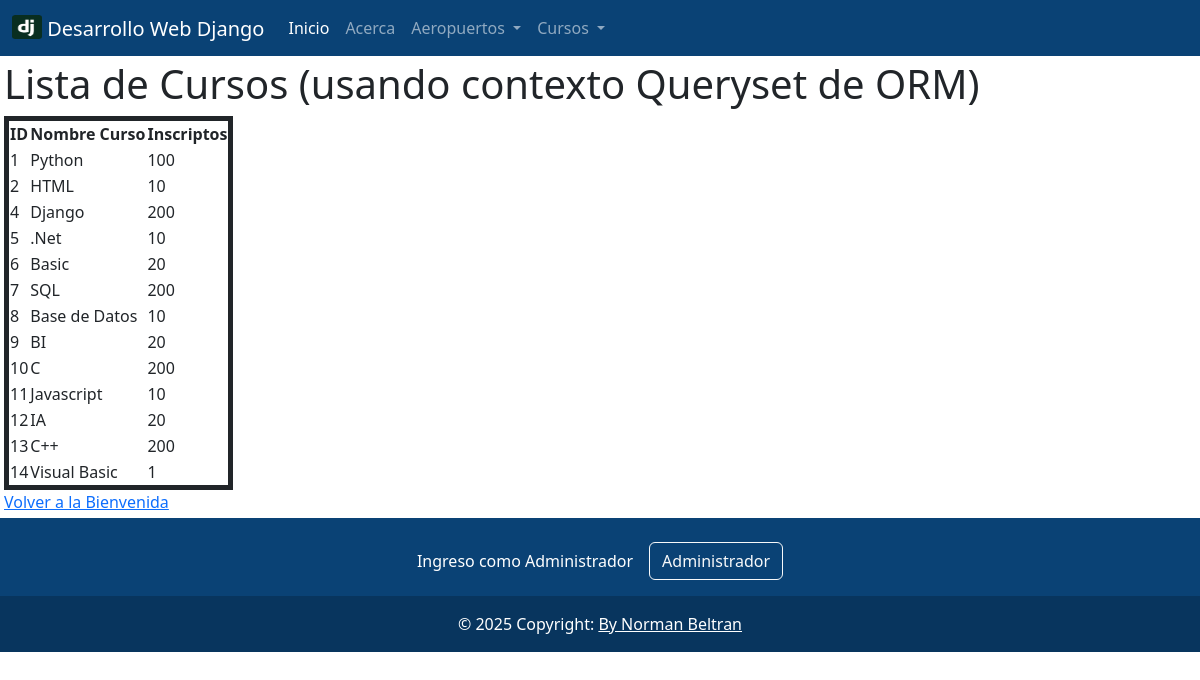
/cursos_orm/, run on an earlier commit of the app's database.
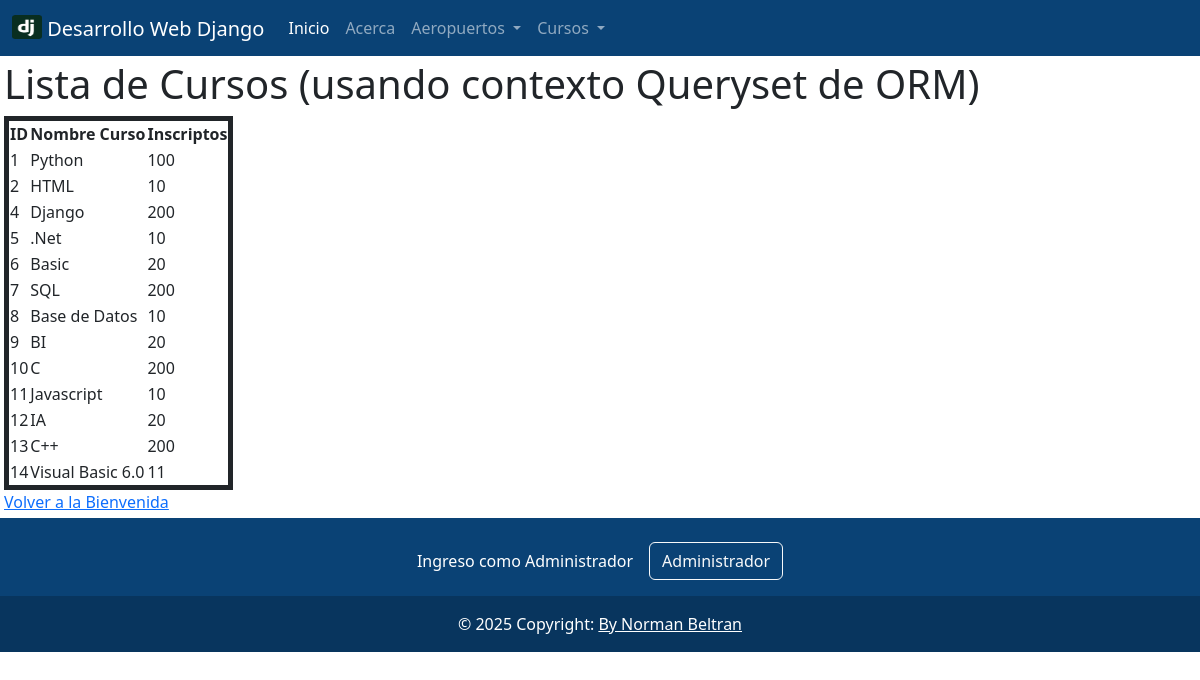
And on a later commit of the database.
### myapp/models.py (models this page shows, shortened)
class Curso(models.Model):
    nombre = models.CharField(max_length=40)
    inscriptos = models.IntegerField()
    solo_empresas = models.BooleanField(default=False)
    TURNOS = (
        ("M", "Mañana"),
        ("T", "Tarde"),
        ("N", "Noche")
    )
    turno = models.CharField(choices=TURNOS, null=True)
    profesor = models.ForeignKey("Profesor", on_delete=models.SET_NULL, null=True)

### myapp/views.py (the view)
# urls.py: path("cursos_orm/",   views.cursos_orm, name="cursos_orm"),
def cursos_orm(request):
    cursos = Curso.objects.all()
    ctx = {"cursos": cursos}
    return render(request, 'myapp/cursos_orm.html', ctx)

### myapp/templates/myapp/cursos_orm.html (shortened to what this page needs)
{% extends 'myapp/base.html' %}
{% block content %}
    <h1>Lista de Cursos (usando contexto Queryset de ORM)</h1>
    <table style="border:5px solid">
        <thead>
            <tr>
                <th>ID</th>
                <th>Nombre Curso</th>
                <th>Inscriptos</th>
            </tr>
        </thead>
        <tbody>
            {% for c  in cursos %}
            <tr>
                <td>{{c.id}}</td>
                <td>{{c.nombre}}</td>
                <td>{{c.inscriptos}}</td>
            </tr>
            {% endfor %}
        </tbody>
    </table>
    <a href="{% url 'bienvenido' %}">Volver a la Bienvenida</a>
{% endblock %}

What changed in the data, as far as the page shows it:
changed Curso id 14: nombre "Visual Basic" → "Visual Basic 6.0"; inscriptos "1" → "11"
